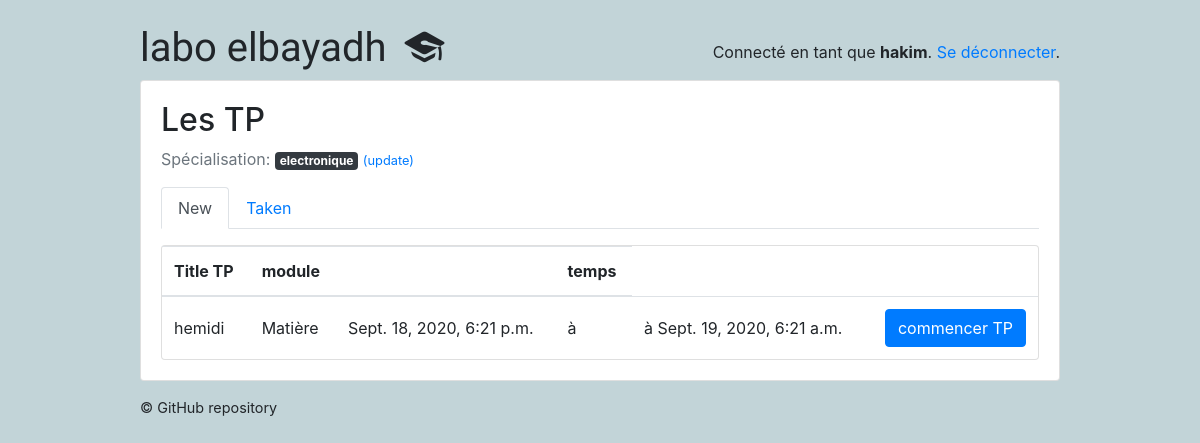
The app's page /students/ (signed in) with its own data.
### classroom/models.py (models this page shows, shortened)
class User(AbstractUser ):
    is_student = models.BooleanField(default=False )
    is_teacher = models.BooleanField(default=False)
    date_of_birth = models.DateField(default='1994-03-16')
    EQUIRED_FIELDS = ['date_of_birth']

class Subject(models.Model):
    name = models.CharField(max_length=30)
    color = models.CharField(max_length=7, default='#007bff')
    def get_html_badge(self):
        name = escape(self.name)
        color = escape(self.color)
        html = '<span class="badge badge-primary" style="background-color: %s">%s</span>' % (color, name)
        return mark_safe(html)

class Quiz(models.Model):
    owner = models.ForeignKey(User, on_delete=models.CASCADE, related_name='quizzes')
    name = models.CharField(max_length=255 , default='Titre' , verbose_name= 'Titre TP',)
    subject = models.ForeignKey(Subject, on_delete=models.CASCADE, related_name='quizzes', verbose_name= 'les filières',)
    type_tp_posible = (
        ('redressement et filtrage ', 'redressement et filtrage '),
        ('filtrage RC', 'filtrage RC'),
    )
    type_tp = models.CharField(max_length=500 ,choices=type_tp_posible , verbose_name= 'Type de circuit électrique')
    description = models.TextField( max_length=500 , verbose_name= 'Description de TP ')
    module = models.CharField(max_length=255, default='Matière' , verbose_name= 'Matière' )
    Temps_TP = models.IntegerField(default=5 , verbose_name= 'Temps de TP min')
    temps_cal = models.IntegerField(default=12 , verbose_name= 'L interval temporel de calendrier (À l\'heure)')
    email_cad = models.BooleanField(default=False ,verbose_name='Envoyer  des notifications   au étudiants  par email' )

class Planning_TP(models.Model) :
    id_TP = models.IntegerField()
    id_usr = models.IntegerField()
    time_in = models.DateTimeField()
    time_fn = models.DateTimeField()
    time_TP = models.IntegerField()

### classroom/views/students.py (the view)
# urls.py: path('', students.QuizListView.as_view(), name='quiz_list'),
@method_decorator([login_required, student_required], name='dispatch')
class QuizListView(ListView):
    model = Quiz
    ordering = ('name', )
    context_object_name = 'quizzes'
    template_name = 'classroom/students/quiz_list.html'
    def get_queryset(self):
        student = self.request.user.student
        student_interests = student.interests.values_list('pk', flat=True)
        taken_quizzes = student.quizzes.values_list('pk', flat=True)
        queryset = Quiz.objects.filter(subject__in=student_interests) \
            .exclude(pk__in=taken_quizzes) \
            .annotate(questions_count=Count('questions')) \
            .filter(questions_count__gt=0)
        for id  in queryset.values() :
            id_tp = id['id']
            try:
                pl = Planning_TP.objects.get(id_TP = id_tp , id_usr =  self.request.user.pk )
            except:
                pl = False
            if pl == False :
                print(id['temps_cal'])
                if len(Planning_TP.objects.filter(id_TP = id_tp).values()) != 0 :
                    time_fn_final =  Planning_TP.objects.filter(id_TP = id_tp).values()
                    print(id_tp)
                    temps_tp  =  Planning_TP.objects.filter(id_TP = id_tp).values()[len(time_fn_final)-1]['time_TP']
                    time_in =  Planning_TP.objects.filter(id_TP = id_tp).values()[len(time_fn_final)-1]['time_fn']
                    time_fn =  Planning_TP.objects.filter(id_TP = id_tp).values()[len(time_fn_final)-1]['time_fn'] +  timedelta(minutes=60 * int(id['temps_cal']))
                    Planning_TP.objects.create(id_usr = self.request.user.pk , id_TP = id_tp , time_in = time_in , time_fn = time_fn , time_TP = temps_tp)
                else :
                    time_in = datetime.now()
                    time_fn = time_in + timedelta(minutes=60 * int(id['temps_cal']))
                    temps_tp = id['Temps_TP']
                    id_usr = self.request.user.pk
                    id_tp = id_tp
                    Planning_TP.objects.create(id_usr=id_usr, id_TP=id_tp, time_in=time_in, time_fn=time_fn,
                                               time_TP=temps_tp)
            else :
                pass
        return queryset
    def get_context_data(self, **kwargs):
        context = super(QuizListView, self).get_context_data(**kwargs)  # get the default context data
        context['time'] = Planning_TP.objects.filter(id_usr=self.request.user.pk ).values()  # add extra field to the context
        return context

### classroom/templates/classroom/students/quiz_list.html
{% extends 'base.html' %}
{% block content %}
  {% include 'classroom/students/_header.html' with active='new' %}
  <div class="card">
    <table class="table mb-0">
      <thead>
        <tr>
          <th>Title TP</th>
          <th>module</th>
          <th></th>
          <th>temps</th>
        </tr>
      </thead>
      <tbody>
        {% for quiz in quizzes %}
          <tr>
            <td class="align-middle">{{ quiz.name }}</td>
            <td class="align-middle">{{ quiz.module }} </td>
            {%for time_ in time %}
            {% if time_.id_TP == quiz.pk %}
            <td class="align-middle">{{ time_.time_in }} </td>
            <td class="align-middle"> à  </td>
            <td class="align-middle">à {{ time_.time_fn }} </td>
            {% endif %}
            {% endfor %}
            <td class="text-right">
              <a href="{% url 'students:take_quiz' quiz.pk %}" class="btn btn-primary">commencer TP</a>
            </td>
          </tr>
        {% empty %}
          <tr>
            <td class="bg-light text-center font-italic" colspan="4">Aucun des enseignants n'a encore ajouté de TP.</td>
          </tr>
        {% endfor %}
      </tbody>
    </table>
  </div>
{% endblock %}

### templates/base.html (shortened to what this page needs)
{% load static %}<!doctype html>
<html lang="en">
  <head>
    <link rel="stylesheet" href="https://maxcdn.bootstrapcdn.com/bootstrap/4.0.0/css/bootstrap.min.css">
    <link rel="stylesheet" type="text/css" href="{% static 'vendor/fontello-2f186091/css/fontello.css' %}">
    <link rel="stylesheet" type="text/css" href="{% static 'css/app.css' %}">
    <link rel="stylesheet" type="text/css" href="{% static 'css/hemidi.css' %}">
    <link rel="stylesheet" type="text/css" href="{% static 'css/fl.css' %}">
    {% if user.is_authenticated and user.is_teacher %}
      <link rel="stylesheet" type="text/css" href="{% static 'css/teachers.css' %}">
    {% else %}
      <link rel="stylesheet" type="text/css" href="{% static 'css/students.css' %}">
    {% endif %}
  </head>
  <body>
    <div class="container my-4">
      <div class="row justify-content-center">
        <div class="col-md-10 col-sm-12">
          <div class="row">
            <div class="col-6">
              <h1 class="logo">
                <a href="{% url 'home' %}">
                  labo elbayadh
                  {% if user.is_authenticated %}
                    {% if user.is_teacher %}
                      <span class="icon-feather" data-toggle="tooltip" data-placement="right" title="Teacher profile"></span>
                    {% else %}
                      <span class="icon-graduation-cap" data-toggle="tooltip" data-placement="right" title="Student profile"></span>
                    {% endif %}
                  {% endif %}
                </a>
              </h1>
            </div>
            <div class="col-6 text-right">
              {% if user.is_authenticated %}
                <p class="pt-3">Connecté en tant que <strong>{{ user.last_name }}</strong>. <a href="{% url 'logout' %}">Se déconnecter</a>.</p>
              {% else %}
                <a href="{% url 'login' %}" class="btn btn-light" role="button">Log in</a>
                <a href="{% url 'signup' %}" class="btn btn-primary" role="button">Sign up</a>
              {% endif %}
            </div>
          </div>
          <div class="card mb-3">
            <div class="card-body">
              {% block content %}
              {% endblock %}
            </div>
          </div>
          <footer>
            <a href="https://github.com/hemid32/django_labo">© GitHub repository</a>
          </footer>
        </div>
      </div>
    </div>
  </body>
</html>

### classroom/templates/classroom/students/_header.html
<h2>Les TP</h2>
<p class="text-muted">
  Spécialisation:{% for subject in user.student.interests.all %} {{ subject.get_html_badge }}{% endfor %}
  <a href="{% url 'students:student_interests' %}"><small>(update)</small></a>
</p>
<ul class="nav nav-tabs mb-3">
  <li class="nav-item">
    <a class="nav-link{% if active == 'new' %} active{% endif %}" href="{% url 'students:quiz_list' %}">New</a>
  </li>
  <li class="nav-item">
    <a class="nav-link{% if active == 'taken' %} active{% endif %}" href="{% url 'students:taken_quiz_list' %}">Taken</a>
  </li>
</ul>

### static/css/app.css (style rules this page uses)
.logo { font-family: 'Clicker Script', cursive; }
.logo a { color: #212529; text-decoration: none; }
footer { font-size: .9rem; }
footer a { color: #212529; }

### static/css/students.css (style rules this page uses)
body { background-color: #c2d4d8; }

### records on screen
User: last_name "hakim"
Subject: get_html_badge "electronique"
Quiz: name "hemidi", module "Matière"
Planning_TP: time_in "Sept. 18, 2020, 6:21 p.m.", time_fn "Sept. 19, 2020, 6:21 a.m."
